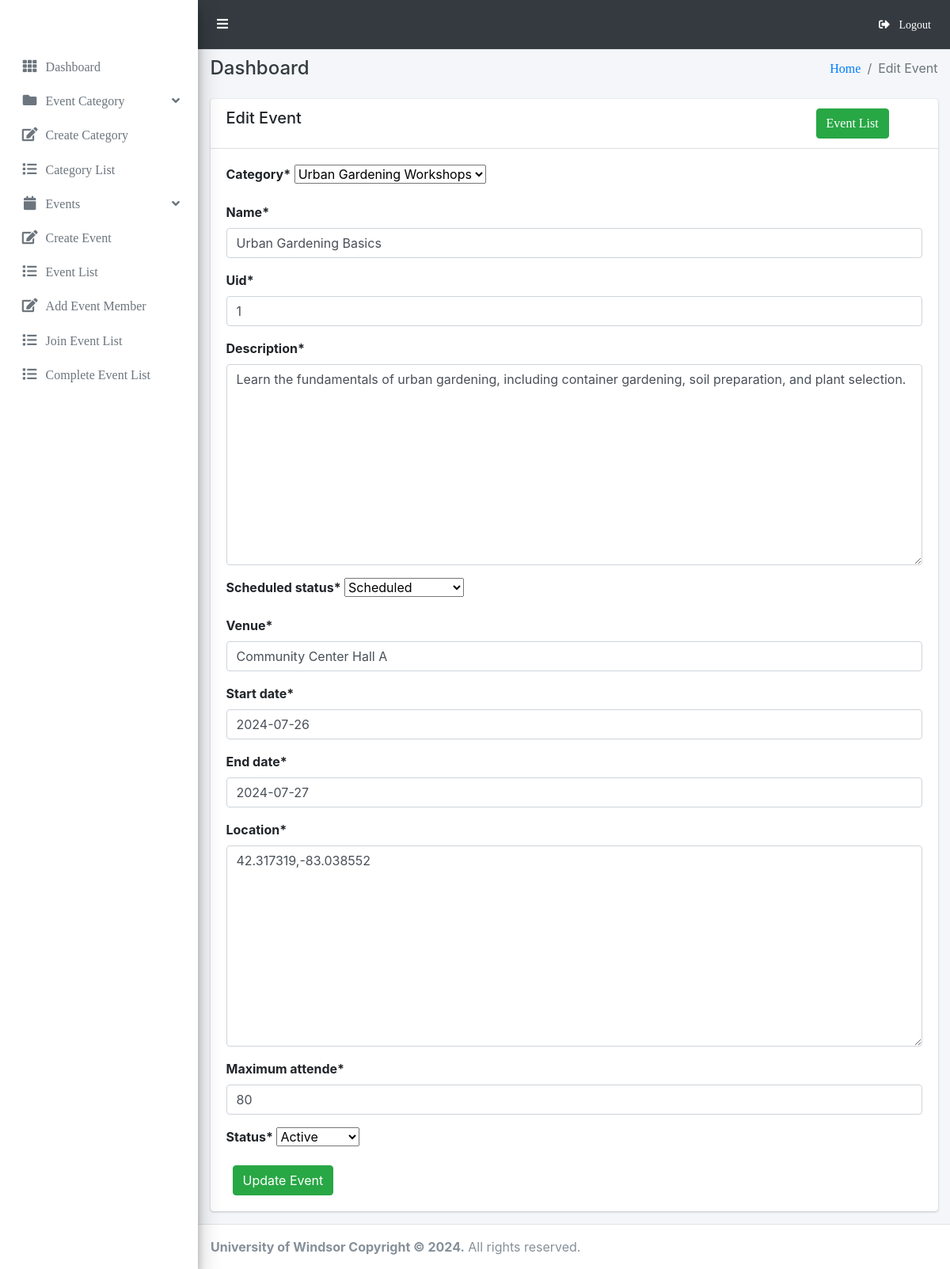
The app's page /e_admin/event/3/edit/ (signed in) with its own data.
### adminPortal/models.py (models this page shows, shortened)
class Event(models.Model):
    category = models.ForeignKey(EventCategory, on_delete=models.CASCADE)  # Category of the event
    name = models.CharField(max_length=255, unique=True)  # Name of the event
    uid = models.PositiveIntegerField(unique=True)  # Unique ID of the event
    description = models.TextField()  # Description of the event
    scheduled_status = models.CharField(max_length=25, choices=[
        ('yet to scheduled', 'Yet to Scheduled'),
        ('scheduled', 'Scheduled')
    ])  # Scheduled status of the event
    venue = models.CharField(max_length=255)  # Venue of the event
    start_date = models.DateField()  # Start date of the event
    end_date = models.DateField()  # End date of the event
    location = LocationField()  # Location of the event
    maximum_attende = models.PositiveIntegerField()  # Maximum number of attendees
    created_user = models.ForeignKey(User, on_delete=models.CASCADE, blank=True, null=True, related_name='event_created_user')  # User who created the event
    updated_user = models.ForeignKey(User, on_delete=models.CASCADE, blank=True, null=True, related_name='event_updated_user')  # User who updated the event
    created_date = models.DateField(auto_now_add=True)  # Date when the event was created
    updated_date = models.DateField(auto_now_add=True)  # Date when the event was updated
    status = models.CharField(choices=[
        ('disabled', 'Disabled'),
        ('active', 'Active'),
        ('deleted', 'Deleted'),
        ('time out', 'Time Out'),
        ('completed', 'Completed'),
        ('cancel', 'Cancel')
    ], max_length=10)  # Status of the event

class EventCategory(models.Model):
    name = models.CharField(max_length=255, unique=True)  # Category name
    code = models.CharField(max_length=6, unique=True)  # Category code
    image = models.ImageField(upload_to='userPortal/static/event_category/')  # Category image
    created_user = models.ForeignKey(User, on_delete=models.CASCADE, related_name='created_user')  # User who created the category
    updated_user = models.ForeignKey(User, on_delete=models.CASCADE, related_name='updated_user')  # User who updated the category
    created_date = models.DateField(auto_now_add=True)  # Date when the category was created
    updated_date = models.DateField(auto_now_add=True)  # Date when the category was updated
    def __str__(self):
        return self.name  # Return the name of the category as its string representation

### adminPortal/views.py (the view)
# urls.py: path('event/<int:pk>/edit/', EventUpdateView.as_view(), name='event-edit'),
class EventUpdateView(LoginRequiredMixin, UpdateView):
    login_url = 'login'
    model = Event
    fields = ['category', 'name', 'uid', 'description', 'scheduled_status', 'venue', 'start_date', 'end_date',
              'location', 'maximum_attende', 'status']
    template_name = 'events/edit_event.html'

### adminPortal/templates/events/edit_event.html (shortened to what this page needs)
{% extends 'base/base.html' %}
{% block breadcrumb %}Edit Event{% endblock breadcrumb %}
{% load crispy_forms_tags %}
{% block extrahead %}
    <link href='https://api.mapbox.com/mapbox-gl-js/v1.11.0/mapbox-gl.css' rel='stylesheet' />
    {% load mapbox_location_field_tags %}
{% endblock extrahead %}
{% block content %}
    <div class="row">
        <div class="col-md-12">
            <div class="card">
                <div class="card-header">
                    <div class="row">
                        <div class="col-md-10">
                            <h5>Edit Event</h5>
                        </div>
                        <div class="col-md-2">
                            <a class="btn btn-success" href="{% url 'event-list' %}">Event List</a>
                        </div>
                    </div>
                </div>
                <div class="card-body">
                    <form method="post" enctype="multipart/form-data">
                        {{ form|crispy  }}
                        <button class="btn btn-success ml-2" type="submit">Update Event</button>
                    </form>
                </div>
            </div>
        </div>
    </div>
{% endblock content %}

### records on screen
Event: category "Urban Gardening Workshops", uid "1", description "Learn the fundamentals of urban gardening, including container gardening, soil preparation, and plant selection.", scheduled_status "Scheduled", venue "Community Center Hall A", start_date "2024-07-26", end_date "2024-07-27", location "42.317319,-83.038552", maximum_attende "80", status "Active"
EventCategory: name "Urban Gardening Basics"
